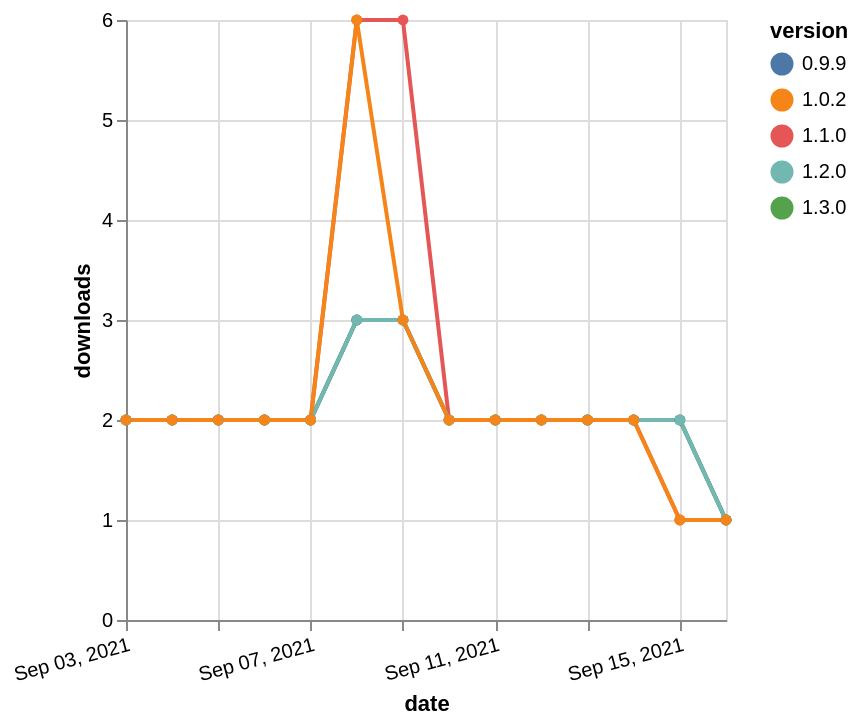

The specification (Vega-Lite) saved for this image:
### Vega-Lite specification from a JSON file in a GitHub repository (floating-point values rounded to 4 significant figures)
{"$schema": "https://vega.github.io/schema/vega-lite/v5.json", "description": "A simple bar chart with embedded data.", "data": {"values": [{"date": "2021-09-03", "total": 2790, "delta": 2, "version": "1.1.0"}, {"date": "2021-09-04", "total": 2792, "delta": 2, "version": "1.1.0"}, {"date": "2021-09-05", "total": 2794, "delta": 2, "version": "1.1.0"}, {"date": "2021-09-06", "total": 2796, "delta": 2, "version": "1.1.0"}, {"date": "2021-09-07", "total": 2798, "delta": 2, "version": "1.1.0"}, {"date": "2021-09-08", "total": 2804, "delta": 6, "version": "1.1.0"}, {"date": "2021-09-09", "total": 2810, "delta": 6, "version": "1.1.0"}, {"date": "2021-09-10", "total": 2812, "delta": 2, "version": "1.1.0"}, {"date": "2021-09-11", "total": 2814, "delta": 2, "version": "1.1.0"}, {"date": "2021-09-12", "total": 2816, "delta": 2, "version": "1.1.0"}, {"date": "2021-09-13", "total": 2818, "delta": 2, "version": "1.1.0"}, {"date": "2021-09-14", "total": 2820, "delta": 2, "version": "1.1.0"}, {"date": "2021-09-15", "total": 2821, "delta": 1, "version": "1.1.0"}, {"date": "2021-09-16", "total": 2822, "delta": 1, "version": "1.1.0"}, {"date": "2021-09-03", "total": 2325, "delta": 2, "version": "0.9.9"}, {"date": "2021-09-04", "total": 2327, "delta": 2, "version": "0.9.9"}, {"date": "2021-09-05", "total": 2329, "delta": 2, "version": "0.9.9"}, {"date": "2021-09-06", "total": 2331, "delta": 2, "version": "0.9.9"}, {"date": "2021-09-07", "total": 2333, "delta": 2, "version": "0.9.9"}, {"date": "2021-09-08", "total": 2336, "delta": 3, "version": "0.9.9"}, {"date": "2021-09-09", "total": 2339, "delta": 3, "version": "0.9.9"}, {"date": "2021-09-10", "total": 2341, "delta": 2, "version": "0.9.9"}, {"date": "2021-09-11", "total": 2343, "delta": 2, "version": "0.9.9"}, {"date": "2021-09-12", "total": 2345, "delta": 2, "version": "0.9.9"}, {"date": "2021-09-13", "total": 2347, "delta": 2, "version": "0.9.9"}, {"date": "2021-09-14", "total": 2349, "delta": 2, "version": "0.9.9"}, {"date": "2021-09-15", "total": 2351, "delta": 2, "version": "0.9.9"}, {"date": "2021-09-16", "total": 2352, "delta": 1, "version": "0.9.9"}, {"date": "2021-09-03", "total": 1884, "delta": 2, "version": "1.3.0"}, {"date": "2021-09-04", "total": 1886, "delta": 2, "version": "1.3.0"}, {"date": "2021-09-05", "total": 1888, "delta": 2, "version": "1.3.0"}, {"date": "2021-09-06", "total": 1890, "delta": 2, "version": "1.3.0"}, {"date": "2021-09-07", "total": 1892, "delta": 2, "version": "1.3.0"}, {"date": "2021-09-08", "total": 1895, "delta": 3, "version": "1.3.0"}, {"date": "2021-09-09", "total": 1898, "delta": 3, "version": "1.3.0"}, {"date": "2021-09-10", "total": 1900, "delta": 2, "version": "1.3.0"}, {"date": "2021-09-11", "total": 1902, "delta": 2, "version": "1.3.0"}, {"date": "2021-09-12", "total": 1904, "delta": 2, "version": "1.3.0"}, {"date": "2021-09-13", "total": 1906, "delta": 2, "version": "1.3.0"}, {"date": "2021-09-14", "total": 1908, "delta": 2, "version": "1.3.0"}, {"date": "2021-09-15", "total": 1910, "delta": 2, "version": "1.3.0"}, {"date": "2021-09-16", "total": 1911, "delta": 1, "version": "1.3.0"}, {"date": "2021-09-03", "total": 1901, "delta": 2, "version": "1.2.0"}, {"date": "2021-09-04", "total": 1903, "delta": 2, "version": "1.2.0"}, {"date": "2021-09-05", "total": 1905, "delta": 2, "version": "1.2.0"}, {"date": "2021-09-06", "total": 1907, "delta": 2, "version": "1.2.0"}, {"date": "2021-09-07", "total": 1909, "delta": 2, "version": "1.2.0"}, {"date": "2021-09-08", "total": 1912, "delta": 3, "version": "1.2.0"}, {"date": "2021-09-09", "total": 1915, "delta": 3, "version": "1.2.0"}, {"date": "2021-09-10", "total": 1917, "delta": 2, "version": "1.2.0"}, {"date": "2021-09-11", "total": 1919, "delta": 2, "version": "1.2.0"}, {"date": "2021-09-12", "total": 1921, "delta": 2, "version": "1.2.0"}, {"date": "2021-09-13", "total": 1923, "delta": 2, "version": "1.2.0"}, {"date": "2021-09-14", "total": 1925, "delta": 2, "version": "1.2.0"}, {"date": "2021-09-15", "total": 1927, "delta": 2, "version": "1.2.0"}, {"date": "2021-09-16", "total": 1928, "delta": 1, "version": "1.2.0"}, {"date": "2021-09-03", "total": 2725, "delta": 2, "version": "1.0.2"}, {"date": "2021-09-04", "total": 2727, "delta": 2, "version": "1.0.2"}, {"date": "2021-09-05", "total": 2729, "delta": 2, "version": "1.0.2"}, {"date": "2021-09-06", "total": 2731, "delta": 2, "version": "1.0.2"}, {"date": "2021-09-07", "total": 2733, "delta": 2, "version": "1.0.2"}, {"date": "2021-09-08", "total": 2739, "delta": 6, "version": "1.0.2"}, {"date": "2021-09-09", "total": 2742, "delta": 3, "version": "1.0.2"}, {"date": "2021-09-10", "total": 2744, "delta": 2, "version": "1.0.2"}, {"date": "2021-09-11", "total": 2746, "delta": 2, "version": "1.0.2"}, {"date": "2021-09-12", "total": 2748, "delta": 2, "version": "1.0.2"}, {"date": "2021-09-13", "total": 2750, "delta": 2, "version": "1.0.2"}, {"date": "2021-09-14", "total": 2752, "delta": 2, "version": "1.0.2"}, {"date": "2021-09-15", "total": 2753, "delta": 1, "version": "1.0.2"}, {"date": "2021-09-16", "total": 2754, "delta": 1, "version": "1.0.2"}]}, "width": "container", "mark": {"type": "line", "point": {"filled": true}}, "encoding": {"x": {"field": "date", "type": "temporal", "timeUnit": "yearmonthdate", "title": "date", "axis": {"labelAngle": -15}}, "y": {"field": "delta", "type": "quantitative", "title": "downloads"}, "color": {"field": "version", "type": "nominal"}, "tooltip": {"field": "delta"}}}
